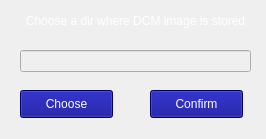
<?xml version="1.0" encoding="UTF-8"?>
<ui version="4.0">
 <class>MainWindow</class>
 <widget class="QMainWindow" name="MainWindow">
  <property name="geometry">
   <rect>
    <x>0</x>
    <y>0</y>
    <width>266</width>
    <height>139</height>
   </rect>
  </property>
  <property name="windowTitle">
   <string>MainWindow</string>
  </property>
  <property name="styleSheet">
   <string notr="true">#MainWindow { 
	background-image: url(:/image/497102554.jpg);
}</string>
  </property>
  <widget class="QWidget" name="centralwidget">
   <widget class="QPushButton" name="confirm_button">
    <property name="geometry">
     <rect>
      <x>150</x>
      <y>90</y>
      <width>93</width>
      <height>28</height>
     </rect>
    </property>
    <property name="styleSheet">
     <string notr="true">#confirm_button{ background-color : darkBlue;color : white; }</string>
    </property>
    <property name="text">
     <string>Confirm</string>
    </property>
   </widget>
   <widget class="QLabel" name="info_label">
    <property name="geometry">
     <rect>
      <x>10</x>
      <y>10</y>
      <width>251</width>
      <height>21</height>
     </rect>
    </property>
    <property name="styleSheet">
     <string notr="true">#info_label { color : white; }</string>
    </property>
    <property name="text">
     <string>Choose a dir where DCM image is stored</string>
    </property>
    <property name="alignment">
     <set>Qt::AlignCenter</set>
    </property>
   </widget>
   <widget class="QLineEdit" name="url_edit">
    <property name="enabled">
     <bool>false</bool>
    </property>
    <property name="geometry">
     <rect>
      <x>20</x>
      <y>50</y>
      <width>231</width>
      <height>22</height>
     </rect>
    </property>
   </widget>
   <widget class="QPushButton" name="choose_button">
    <property name="geometry">
     <rect>
      <x>20</x>
      <y>90</y>
      <width>93</width>
      <height>28</height>
     </rect>
    </property>
    <property name="styleSheet">
     <string notr="true">#choose_button{ background-color : darkBlue;color : white; }</string>
    </property>
    <property name="text">
     <string>Choose</string>
    </property>
   </widget>
  </widget>
 </widget>
 <resources>
  <include location="resources.qrc"/>
 </resources>
 <connections/>
</ui>
